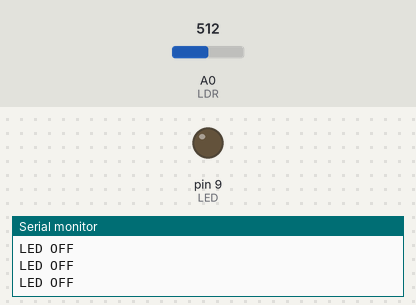
Simulated run of this sketch. Board: Arduino Uno, built with avr-gcc and run on an emulated ATmega328P. Shown: output pins drawn as LEDs (lit = HIGH), the last lines printed to the serial monitor. Inputs (shaded band) come from the test bench; at power-on: A0 (LDR) = 512.

Above: at 1.2 s.
1.3 s: A0 (LDR) set to 216
4.3 s: A0 (LDR) set to 184
At 5.6 s:
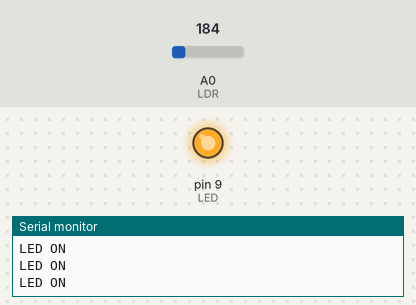
Timing chart, 0 to 7.3 s (numbered marks = the images above; inputs shaded):
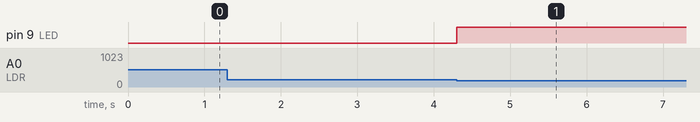

The sketch:

ldr2.ino
```cpp
/*LDR*/
int LED=9;
int LDR=A0;
void setup()
{
  Serial.begin(9600);
  pinMode(LED,OUTPUT);
  pinMode(LDR, INPUT);
}
void loop()
{
  int ldrstatus= analogRead(A0);
  if(ldrstatus<=200)
  {
    digitalWrite(LED, HIGH);
    Serial.println("LED ON");
  }
  else
  {
    digitalWrite(LED, LOW);
    Serial.println("LED OFF");
  }


}
```

Measured:
- the behaviour switches between 201 and 200 on A0 (LDR) (found by bisection; images 0 and 1)
- after the input at 4.3 s, pin 9 (LED): LOW → HIGH at once
